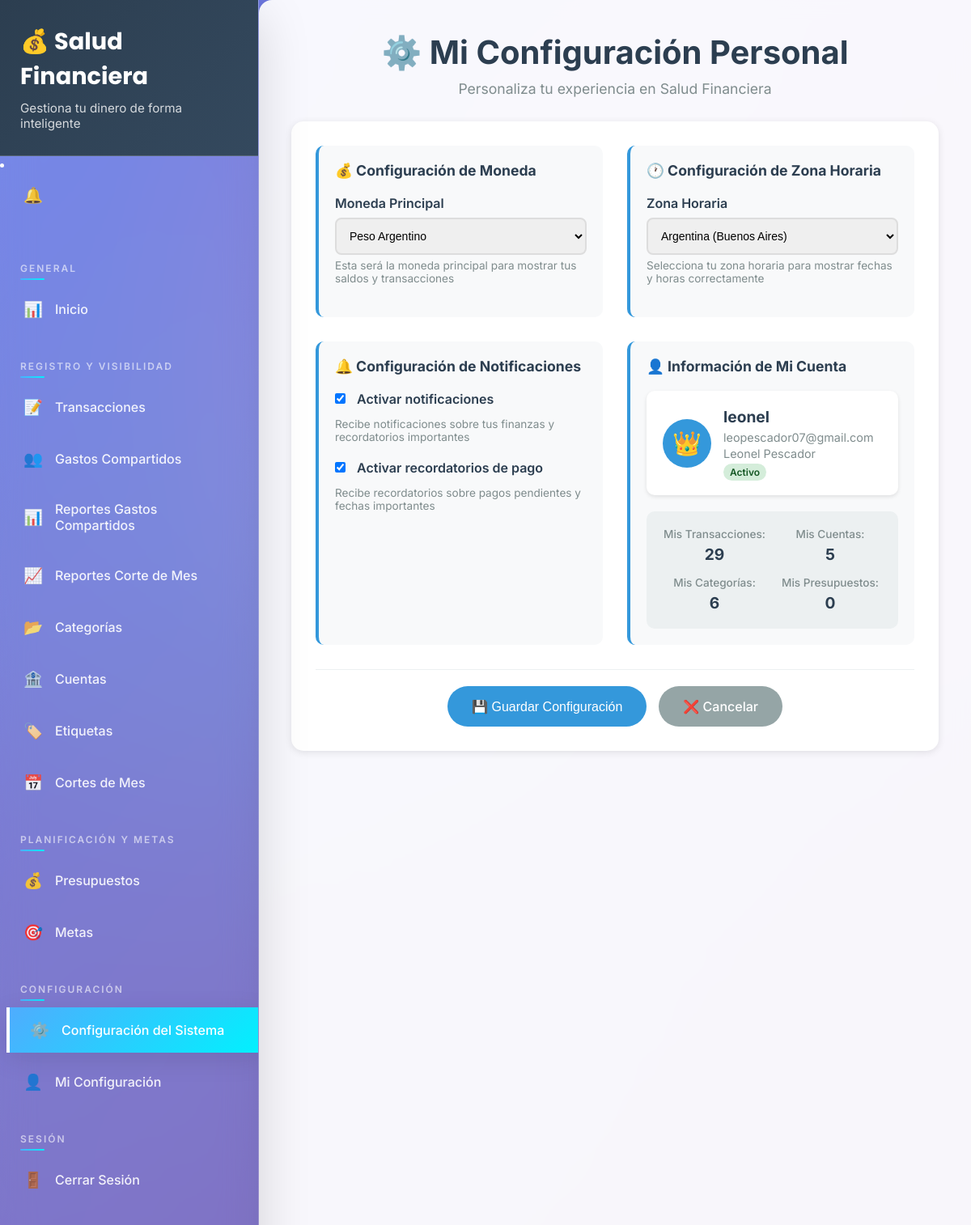
Page /finanzas/mi-configuracion/ (signed in) on the committed database.
### finanzas/models.py (models this page shows, shortened)
class ConfiguracionUsuario(models.Model):
    MONEDA_CHOICES = [
        ('ARS', 'Peso Argentino'),
        ('USD', 'Dólar Estadounidense'),
        ('EUR', 'Euro'),
        ('BRL', 'Real Brasileño'),
        ('CLP', 'Peso Chileno'),
        ('COP', 'Peso Colombiano'),
        ('MXN', 'Peso Mexicano'),
        ('PEN', 'Sol Peruano'),
        ('UYU', 'Peso Uruguayo'),
        ('VES', 'Bolívar Venezolano'),
    ]
    ZONA_HORARIA_CHOICES = [
        ('America/Argentina/Buenos_Aires', 'Argentina (Buenos Aires)'),
        ('America/New_York', 'Estados Unidos (Nueva York)'),
        ('Europe/Madrid', 'España (Madrid)'),
        ('America/Sao_Paulo', 'Brasil (São Paulo)'),
        ('America/Santiago', 'Chile (Santiago)'),
        ('America/Bogota', 'Colombia (Bogotá)'),
        ('America/Mexico_City', 'México (Ciudad de México)'),
        ('America/Lima', 'Perú (Lima)'),
        ('America/Montevideo', 'Uruguay (Montevideo)'),
        ('America/Caracas', 'Venezuela (Caracas)'),
    ]
    usuario = models.OneToOneField(User, on_delete=models.CASCADE, related_name='configuracion')
    moneda_principal = models.CharField(max_length=3, choices=MONEDA_CHOICES, default='ARS')
    zona_horaria = models.CharField(max_length=50, choices=ZONA_HORARIA_CHOICES, default='America/Argentina/Buenos_Aires')
    notificaciones_activas = models.BooleanField(default=True)
    recordatorios_pago = models.BooleanField(default=True)
    fecha_creacion = models.DateTimeField(auto_now_add=True)

### finanzas/views.py (the view)
# urls.py: path('mi-configuracion/', views.configuracion_personal, name='configuracion_personal'),
@login_required
def configuracion_personal(request):
    try:
        config = ConfiguracionUsuario.objects.get(usuario=request.user)
    except ConfiguracionUsuario.DoesNotExist:
        config = ConfiguracionUsuario.objects.create(usuario=request.user)
    if request.method == 'POST':
        form = ConfiguracionUsuarioForm(request.POST, instance=config)
        if form.is_valid():
            form.save()
            messages.success(request, 'Tu configuración personal ha sido actualizada exitosamente.')
            return redirect('dashboard')
    else:
        form = ConfiguracionUsuarioForm(instance=config)
    context = {
        'form': form,
        'config': config,
        'titulo': 'Mi Configuración',
    }
    return render(request, 'configuracion/configuracion_personal.html', context)

### finanzas/forms.py
class ConfiguracionUsuarioForm(forms.ModelForm):
    class Meta:
        model = ConfiguracionUsuario
        fields = ['moneda_principal', 'zona_horaria', 'notificaciones_activas', 'recordatorios_pago']
        widgets = {
            'moneda_principal': forms.Select(attrs={'class': 'form-control'}),
            'zona_horaria': forms.Select(attrs={'class': 'form-control'}),
            'notificaciones_activas': forms.CheckboxInput(attrs={'class': 'form-control'}),
            'recordatorios_pago': forms.CheckboxInput(attrs={'class': 'form-control'}),
        }

### finanzas/context_processors.py (called while the page is built)
def notificaciones_no_leidas(request):
    if request.user.is_authenticated:
        count = Notificacion.objects.filter(usuario=request.user, leida=False).count()
        return {'notificaciones_no_leidas_count': count}
    return {'notificaciones_no_leidas_count': 0}

### finanzas/templates/configuracion/configuracion_personal.html (shortened to what this page needs)
{% extends 'base/base.html' %}
{% block content %}
<div class="config-container">
    <div class="page-header">
        <h1>⚙️ Mi Configuración Personal</h1>
        <p class="subtitle">Personaliza tu experiencia en Salud Financiera</p>
    </div>
    <div class="config-card">
        <form method="post" class="config-form">
            <div class="form-grid">
                <div class="form-section">
                    <h3>💰 Configuración de Moneda</h3>
                    <div class="form-group">
                        <label for="{{ form.moneda_principal.id_for_label }}">Moneda Principal</label>
                        {{ form.moneda_principal }}
                        <small class="help-text">Esta será la moneda principal para mostrar tus saldos y transacciones</small>
                    </div>
                </div>
                <div class="form-section">
                    <h3>🕐 Configuración de Zona Horaria</h3>
                    <div class="form-group">
                        <label for="{{ form.zona_horaria.id_for_label }}">Zona Horaria</label>
                        {{ form.zona_horaria }}
                        <small class="help-text">Selecciona tu zona horaria para mostrar fechas y horas correctamente</small>
                    </div>
                </div>
                <div class="form-section">
                    <h3>🔔 Configuración de Notificaciones</h3>
                    <div class="form-group checkbox-group">
                        <label class="checkbox-label">
                            {{ form.notificaciones_activas }}
                            Activar notificaciones
                        </label>
                        <small class="help-text">Recibe notificaciones sobre tus finanzas y recordatorios importantes</small>
                    </div>
                    <div class="form-group checkbox-group">
                        <label class="checkbox-label">
                            {{ form.recordatorios_pago }}
                            Activar recordatorios de pago
                        </label>
                        <small class="help-text">Recibe recordatorios sobre pagos pendientes y fechas importantes</small>
                    </div>
                </div>
                <div class="form-section">
                    <h3>👤 Información de Mi Cuenta</h3>
                    <div class="user-info-card">
                        <div class="user-avatar">
                            {% if user.is_superuser %}
                                👑
                            {% elif user.is_staff %}
                                ⚙️
                            {% else %}
                                👤
                            {% endif %}
                        </div>
                        <div class="user-details">
                            <h4>{{ user.username }}</h4>
                            <p>{{ user.email|default:"Sin email" }}</p>
                            <p>{{ user.first_name|default:"" }} {{ user.last_name|default:"" }}</p>
                            <span class="user-status {% if user.is_active %}active{% else %}inactive{% endif %}">
                                {% if user.is_active %}Activo{% else %}Inactivo{% endif %}
                            </span>
                        </div>
                    </div>
                    <div class="user-stats">
                        <div class="stat-item">
                            <span class="stat-label">Mis Transacciones:</span>
                            <span class="stat-value">{{ user.transacciones.count }}</span>
                        </div>
                        <div class="stat-item">
                            <span class="stat-label">Mis Cuentas:</span>
                            <span class="stat-value">{{ user.cuentas.count }}</span>
                        </div>
                        <div class="stat-item">
                            <span class="stat-label">Mis Categorías:</span>
                            <span class="stat-value">{{ user.categorias.count }}</span>
                        </div>
                        <div class="stat-item">
                            <span class="stat-label">Mis Presupuestos:</span>
                            <span class="stat-value">{{ user.presupuestos.count }}</span>
                        </div>
                    </div>
                </div>
            </div>
            <div class="form-actions">
                <button type="submit" class="btn-primary">💾 Guardar Configuración</button>
                <a href="{% url 'dashboard' %}" class="btn-secondary">❌ Cancelar</a>
            </div>
        </form>
    </div>
</div>
{% endblock %}

### finanzas/templates/base/base.html (style rules this page uses)
:root { --primary-gradient: linear-gradient(135deg, #667eea 0%, #764ba2 100%); --secondary-gradient: linear-gradient(135deg, #f093fb 0%, #f5576c 100%); --success-gradient: linear-gradient(135deg, #4facfe 0%, #00f2fe 100%); --warning-gradient: linear-gradient(135deg, #fa709a 0%, #fee140 100%); --danger-gradient: linear-gradient(135deg, #ff9a9e 0%, #fecfef 100%); --dark-gradient: linear-gradient(135deg, #2c3e50 0%, #34495e 100%); --glass-bg: rgba(255, 255, 255, 0.1); --glass-border: rgba(255, 255, 255, 0.2); --shadow-soft: 0 8px 32px rgba(0, 0, 0, 0.1); --shadow-strong: 0 20px 60px rgba(0, 0, 0, 0.15); --border-radius: 16px; --transition: all 0.3s cubic-bezier(0.4, 0, 0.2, 1); }
* { margin: 0; padding: 0; box-sizing: border-box; }
body { font-family: 'Inter', -apple-system, BlinkMacSystemFont, 'Segoe UI', Roboto, sans-serif; background: var(--primary-gradient); min-height: 100vh; overflow-x: hidden; position: relative; }
body::before { content: ''; position: fixed; top: 0; left: 0; width: 100%; height: 100%; background-image: radial-gradient(circle at 20% 80%, rgba(120, 119, 198, 0.3) 0%, transparent 50%), radial-gradient(circle at 80% 20%, rgba(255, 119, 198, 0.3) 0%, transparent 50%), radial-gradient(circle at 40% 40%, rgba(120, 219, 255, 0.2) 0%, transparent 50%); pointer-events: none; z-index: -1; animation: float 20s ease-in-out infinite; }

### finanzas/templates/configuracion/configuracion_personal.html (style rules this page uses)
.config-container { max-width: 1000px; margin: 0 auto; }
.page-header { text-align: center; margin-bottom: 30px; }
.page-header h1 { margin: 0 0 10px 0; color: #2c3e50; font-size: 2.5rem; }
.subtitle { color: #7f8c8d; font-size: 1.1rem; margin: 0; }
.config-card { background: white; padding: 30px; border-radius: 15px; box-shadow: 0 2px 10px rgba(0,0,0,0.1); }
.form-grid { display: grid; grid-template-columns: repeat(auto-fit, minmax(300px, 1fr)); gap: 30px; margin-bottom: 30px; }
.form-section { background: #f8f9fa; padding: 20px; border-radius: 10px; border-left: 4px solid #3498db; }
.form-section h3 { margin: 0 0 20px 0; color: #2c3e50; font-size: 1.1rem; }
.form-group { margin-bottom: 20px; }
.form-group label { display: block; margin-bottom: 8px; font-weight: 600; color: #2c3e50; }
.form-control { width: 100%; padding: 12px; border: 2px solid #ddd; border-radius: 8px; font-size: 14px; transition: border-color 0.3s ease; box-sizing: border-box; }
.help-text { display: block; margin-top: 5px; font-size: 0.85rem; color: #7f8c8d; }
.checkbox-group { display: flex; flex-direction: column; }
.checkbox-label { display: flex; align-items: center; cursor: pointer; font-weight: normal; margin-bottom: 10px; }
.checkbox-label input[type="checkbox"] { width: auto; margin-right: 10px; }
.user-info-card { background: white; padding: 20px; border-radius: 10px; display: flex; align-items: center; gap: 15px; margin-bottom: 20px; box-shadow: 0 2px 5px rgba(0,0,0,0.1); }
.user-avatar { width: 60px; height: 60px; border-radius: 50%; background: #3498db; color: white; display: flex; align-items: center; justify-content: center; font-size: 1.8rem; font-weight: bold; }
.user-details { flex: 1; }
.user-details h4 { margin: 0 0 5px 0; color: #2c3e50; font-size: 1.2rem; }
.user-details p { margin: 0 0 3px 0; color: #7f8c8d; font-size: 0.9rem; }
.user-status { padding: 3px 8px; border-radius: 12px; font-size: 0.75rem; font-weight: 600; }
.user-status.active { background: #d4edda; color: #155724; }
.user-stats { display: grid; grid-template-columns: repeat(auto-fit, minmax(120px, 1fr)); gap: 15px; padding: 20px; background: #ecf0f1; border-radius: 10px; }
.stat-item { text-align: center; }
.stat-label { display: block; font-size: 0.85rem; color: #7f8c8d; font-weight: 500; margin-bottom: 5px; }
.stat-value { display: block; font-size: 1.2rem; font-weight: bold; color: #2c3e50; }
.btn-primary { background: #3498db; color: white; padding: 15px 30px; border: none; border-radius: 25px; font-size: 1rem; font-weight: 500; cursor: pointer; transition: background 0.3s ease; }
.btn-secondary { background: #95a5a6; color: white; padding: 15px 30px; border: none; border-radius: 25px; text-decoration: none; font-size: 1rem; font-weight: 500; transition: background 0.3s ease; }
.form-actions { display: flex; gap: 15px; justify-content: center; padding-top: 20px; border-top: 1px solid #ecf0f1; }

### rows in the picture
ConfiguracionUsuario: moneda_principal "Peso Argentino", zona_horaria "Argentina (Buenos Aires)", notificaciones_activas "☑", recordatorios_pago "☑"

### other values in the picture
{{ user.username }} "leonel"
{{ user.email|default:"Sin email" }} "leopescador07@gmail.com"
{{ user.first_name|default:"" }} "Leonel"
{{ user.last_name|default:"" }} "Pescador"
{{ user.transacciones.count }} "29"
{{ user.cuentas.count }} "5"
{{ user.categorias.count }} "6"
{{ user.presupuestos.count }} "0"
